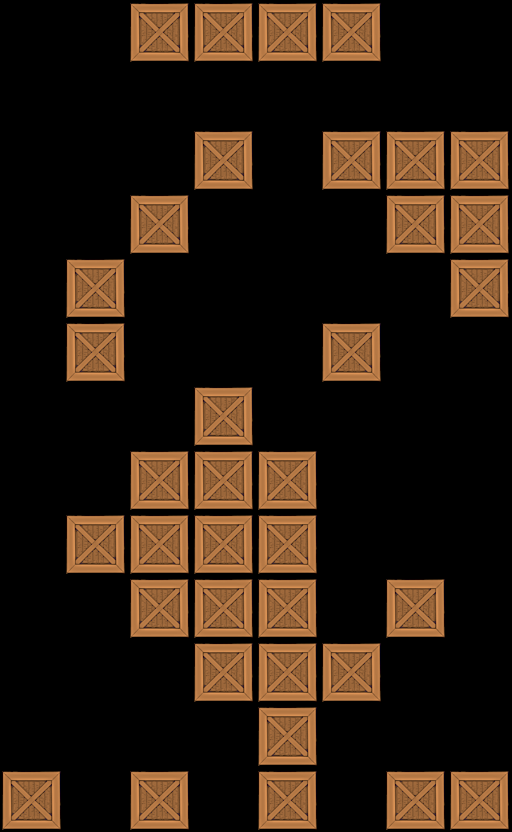

This is a level from a 2D game, rendered from its Tiled map with the project's own tilesets. A one-line summary and the map file follow, with tile-layer data summarised:
An orthogonal 8x13 tile map with 64x64 px tiles, 1 tile layer (Tile Layer 1).

<map version="1.0" orientation="orthogonal" width="8" height="13" tilewidth="64" tileheight="64">
 <tileset firstgid="1" name="crate" tilewidth="64" tileheight="64">
  <image source="../../crate4.png" width="64" height="64" />
 </tileset>
 <layer name="Tile Layer 1" width="8" height="13">
  <data>[104 cells, 36 non-empty, 1 distinct tile ids]</data>
 </layer>
</map>
